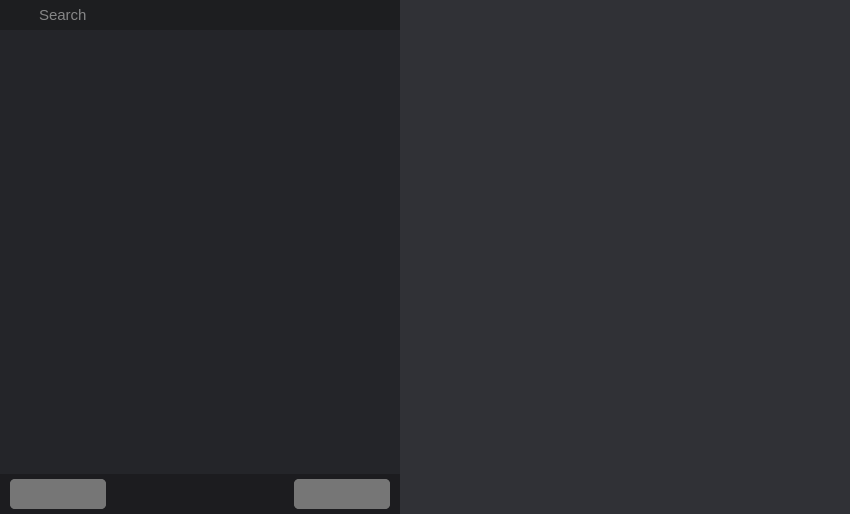
<?xml version="1.0" encoding="UTF-8"?>
<ui version="4.0">
 <class>Mods</class>
 <widget class="QWidget" name="Mods">
  <property name="geometry">
   <rect>
    <x>0</x>
    <y>0</y>
    <width>850</width>
    <height>514</height>
   </rect>
  </property>
  <property name="minimumSize">
   <size>
    <width>0</width>
    <height>0</height>
   </size>
  </property>
  <property name="windowTitle">
   <string>Form</string>
  </property>
  <property name="styleSheet">
   <string notr="true">border: none;</string>
  </property>
  <layout class="QHBoxLayout" name="horizontalLayout">
   <property name="spacing">
    <number>0</number>
   </property>
   <property name="leftMargin">
    <number>0</number>
   </property>
   <property name="topMargin">
    <number>0</number>
   </property>
   <property name="rightMargin">
    <number>0</number>
   </property>
   <property name="bottomMargin">
    <number>0</number>
   </property>
   <item>
    <widget class="QSplitter" name="splitter">
     <property name="orientation">
      <enum>Qt::Horizontal</enum>
     </property>
     <property name="opaqueResize">
      <bool>true</bool>
     </property>
     <property name="handleWidth">
      <number>0</number>
     </property>
     <property name="childrenCollapsible">
      <bool>false</bool>
     </property>
     <widget class="QFrame" name="modsList">
      <property name="minimumSize">
       <size>
        <width>200</width>
        <height>0</height>
       </size>
      </property>
      <property name="maximumSize">
       <size>
        <width>400</width>
        <height>16777215</height>
       </size>
      </property>
      <property name="styleSheet">
       <string notr="true">background-color: #242529;</string>
      </property>
      <property name="frameShape">
       <enum>QFrame::StyledPanel</enum>
      </property>
      <property name="frameShadow">
       <enum>QFrame::Raised</enum>
      </property>
      <layout class="QVBoxLayout" name="verticalLayout">
       <property name="spacing">
        <number>0</number>
       </property>
       <property name="leftMargin">
        <number>0</number>
       </property>
       <property name="topMargin">
        <number>0</number>
       </property>
       <property name="rightMargin">
        <number>0</number>
       </property>
       <property name="bottomMargin">
        <number>0</number>
       </property>
       <item alignment="Qt::AlignTop">
        <widget class="QFrame" name="searchFrame">
         <property name="minimumSize">
          <size>
           <width>0</width>
           <height>30</height>
          </size>
         </property>
         <property name="maximumSize">
          <size>
           <width>16777215</width>
           <height>30</height>
          </size>
         </property>
         <property name="cursor">
          <cursorShape>IBeamCursor</cursorShape>
         </property>
         <property name="styleSheet">
          <string notr="true">background-color: #1D1E20;</string>
         </property>
         <property name="frameShape">
          <enum>QFrame::StyledPanel</enum>
         </property>
         <property name="frameShadow">
          <enum>QFrame::Raised</enum>
         </property>
         <layout class="QHBoxLayout" name="horizontalLayout_2">
          <property name="spacing">
           <number>0</number>
          </property>
          <property name="leftMargin">
           <number>5</number>
          </property>
          <property name="topMargin">
           <number>0</number>
          </property>
          <property name="rightMargin">
           <number>5</number>
          </property>
          <property name="bottomMargin">
           <number>0</number>
          </property>
          <item>
           <widget class="QPushButton" name="searchButton">
            <property name="minimumSize">
             <size>
              <width>25</width>
              <height>0</height>
             </size>
            </property>
            <property name="text">
             <string/>
            </property>
            <property name="icon">
             <iconset resource="icons.qrc">
              <normaloff>:/icons/resources/icons/Search.png</normaloff>:/icons/resources/icons/Search.png</iconset>
            </property>
            <property name="iconSize">
             <size>
              <width>14</width>
              <height>14</height>
             </size>
            </property>
           </widget>
          </item>
          <item>
           <widget class="QLineEdit" name="searchArea">
            <property name="minimumSize">
             <size>
              <width>0</width>
              <height>0</height>
             </size>
            </property>
            <property name="maximumSize">
             <size>
              <width>16777215</width>
              <height>16777215</height>
             </size>
            </property>
            <property name="font">
             <font>
              <pointsize>11</pointsize>
             </font>
            </property>
            <property name="styleSheet">
             <string notr="true">color: #eeeeee;</string>
            </property>
            <property name="inputMask">
             <string/>
            </property>
            <property name="text">
             <string/>
            </property>
            <property name="placeholderText">
             <string>Search</string>
            </property>
           </widget>
          </item>
         </layout>
        </widget>
       </item>
       <item>
        <widget class="QFrame" name="scrollModsListFrame">
         <property name="frameShape">
          <enum>QFrame::StyledPanel</enum>
         </property>
         <property name="frameShadow">
          <enum>QFrame::Raised</enum>
         </property>
         <layout class="QVBoxLayout" name="verticalLayout_2">
          <property name="spacing">
           <number>0</number>
          </property>
          <property name="leftMargin">
           <number>0</number>
          </property>
          <property name="topMargin">
           <number>0</number>
          </property>
          <property name="rightMargin">
           <number>0</number>
          </property>
          <property name="bottomMargin">
           <number>0</number>
          </property>
          <item>
           <widget class="QScrollArea" name="scrollModsList">
            <property name="styleSheet">
             <string notr="true">QScrollBar:vertical {         
    border: none;
    background: #2B2C32;
    width: 7px;
    margin: 0 0 0 0;
    border-radius: 0px;
}
QScrollBar::handle:vertical {
    background-color: #616161;
    min-height: 30px;
    border-radius: 7px;
}
QScrollBar::handle:vertical:hover{
    background-color: #A1A1A1;
}
QScrollBar::handle:vertical:pressed {
    background-color: #717171;
}
QScrollBar::sub-line:vertical {
	border: none;
}
QScrollBar::add-line:vertical {
	border: none;
}
QScrollBar::up-arrow:vertical, QScrollBar::down-arrow:vertical {
	background: none;
}
QScrollBar::add-page:vertical, QScrollBar::sub-page:vertical {
	background: none;
}</string>
            </property>
            <property name="horizontalScrollBarPolicy">
             <enum>Qt::ScrollBarAlwaysOff</enum>
            </property>
            <property name="widgetResizable">
             <bool>true</bool>
            </property>
            <widget class="QWidget" name="scrollAreaWidgetContents_2">
             <property name="geometry">
              <rect>
               <x>0</x>
               <y>0</y>
               <width>400</width>
               <height>444</height>
              </rect>
             </property>
            </widget>
           </widget>
          </item>
         </layout>
        </widget>
       </item>
       <item>
        <widget class="QFrame" name="createModFrame">
         <property name="maximumSize">
          <size>
           <width>16777215</width>
           <height>0</height>
          </size>
         </property>
         <property name="styleSheet">
          <string notr="true">QPushButton{
color: #eeeeee;
background-color: #43C15F;
}</string>
         </property>
         <property name="frameShape">
          <enum>QFrame::StyledPanel</enum>
         </property>
         <property name="frameShadow">
          <enum>QFrame::Raised</enum>
         </property>
         <layout class="QVBoxLayout" name="verticalLayout_3">
          <property name="spacing">
           <number>0</number>
          </property>
          <property name="leftMargin">
           <number>0</number>
          </property>
          <property name="topMargin">
           <number>0</number>
          </property>
          <property name="rightMargin">
           <number>0</number>
          </property>
          <property name="bottomMargin">
           <number>0</number>
          </property>
          <item>
           <widget class="QPushButton" name="createMod">
            <property name="minimumSize">
             <size>
              <width>0</width>
              <height>30</height>
             </size>
            </property>
            <property name="cursor">
             <cursorShape>PointingHandCursor</cursorShape>
            </property>
            <property name="text">
             <string>Create mod</string>
            </property>
           </widget>
          </item>
         </layout>
        </widget>
       </item>
       <item alignment="Qt::AlignBottom">
        <widget class="QFrame" name="modsListActions">
         <property name="minimumSize">
          <size>
           <width>0</width>
           <height>40</height>
          </size>
         </property>
         <property name="maximumSize">
          <size>
           <width>16777215</width>
           <height>40</height>
          </size>
         </property>
         <property name="styleSheet">
          <string notr="true">background-color: #1C1C1F;</string>
         </property>
         <property name="frameShape">
          <enum>QFrame::StyledPanel</enum>
         </property>
         <property name="frameShadow">
          <enum>QFrame::Raised</enum>
         </property>
         <layout class="QHBoxLayout" name="horizontalLayout_3">
          <property name="spacing">
           <number>10</number>
          </property>
          <property name="leftMargin">
           <number>10</number>
          </property>
          <property name="topMargin">
           <number>5</number>
          </property>
          <property name="rightMargin">
           <number>10</number>
          </property>
          <property name="bottomMargin">
           <number>5</number>
          </property>
          <item alignment="Qt::AlignLeft">
           <widget class="QFrame" name="leftButtons">
            <property name="styleSheet">
             <string notr="true">background-color: #767676;
border-radius: 5px;</string>
            </property>
            <property name="frameShape">
             <enum>QFrame::StyledPanel</enum>
            </property>
            <property name="frameShadow">
             <enum>QFrame::Raised</enum>
            </property>
            <layout class="QHBoxLayout" name="horizontalLayout_4">
             <property name="spacing">
              <number>0</number>
             </property>
             <property name="leftMargin">
              <number>0</number>
             </property>
             <property name="topMargin">
              <number>0</number>
             </property>
             <property name="rightMargin">
              <number>0</number>
             </property>
             <property name="bottomMargin">
              <number>0</number>
             </property>
             <item>
              <widget class="QPushButton" name="deleteAllMods">
               <property name="sizePolicy">
                <sizepolicy hsizetype="Minimum" vsizetype="Minimum">
                 <horstretch>0</horstretch>
                 <verstretch>0</verstretch>
                </sizepolicy>
               </property>
               <property name="minimumSize">
                <size>
                 <width>30</width>
                 <height>30</height>
                </size>
               </property>
               <property name="cursor">
                <cursorShape>PointingHandCursor</cursorShape>
               </property>
               <property name="toolTip">
                <string>&lt;html&gt;&lt;head/&gt;&lt;body&gt;&lt;p&gt;&lt;span style=&quot; color:#eeeeee;&quot;&gt;Delete all mods&lt;/span&gt;&lt;/p&gt;&lt;/body&gt;&lt;/html&gt;</string>
               </property>
               <property name="styleSheet">
                <string notr="true"/>
               </property>
               <property name="text">
                <string/>
               </property>
               <property name="icon">
                <iconset resource="icons.qrc">
                 <normaloff>:/icons/resources/icons/UninstallAllMods.png</normaloff>:/icons/resources/icons/UninstallAllMods.png</iconset>
               </property>
              </widget>
             </item>
             <item>
              <widget class="QPushButton" name="reloadModsList">
               <property name="minimumSize">
                <size>
                 <width>30</width>
                 <height>30</height>
                </size>
               </property>
               <property name="cursor">
                <cursorShape>PointingHandCursor</cursorShape>
               </property>
               <property name="toolTip">
                <string>&lt;html&gt;&lt;head/&gt;&lt;body&gt;&lt;p&gt;&lt;span style=&quot; color:#eeeeee;&quot;&gt;Reload mods list&lt;/span&gt;&lt;/p&gt;&lt;/body&gt;&lt;/html&gt;</string>
               </property>
               <property name="text">
                <string/>
               </property>
               <property name="icon">
                <iconset resource="icons.qrc">
                 <normaloff>:/icons/resources/icons/UpdateModsTable.png</normaloff>:/icons/resources/icons/UpdateModsTable.png</iconset>
               </property>
              </widget>
             </item>
             <item>
              <widget class="QPushButton" name="installAllMods">
               <property name="minimumSize">
                <size>
                 <width>30</width>
                 <height>30</height>
                </size>
               </property>
               <property name="cursor">
                <cursorShape>PointingHandCursor</cursorShape>
               </property>
               <property name="toolTip">
                <string>&lt;html&gt;&lt;head/&gt;&lt;body&gt;&lt;p&gt;&lt;span style=&quot; color:#eeeeee;&quot;&gt;Install all mods&lt;/span&gt;&lt;/p&gt;&lt;/body&gt;&lt;/html&gt;</string>
               </property>
               <property name="text">
                <string/>
               </property>
               <property name="icon">
                <iconset resource="icons.qrc">
                 <normaloff>:/icons/resources/icons/InstallAllMods.png</normaloff>:/icons/resources/icons/InstallAllMods.png</iconset>
               </property>
              </widget>
             </item>
            </layout>
           </widget>
          </item>
          <item alignment="Qt::AlignRight">
           <widget class="QFrame" name="rightButtons">
            <property name="styleSheet">
             <string notr="true">background-color: #767676;
border-radius: 5px;</string>
            </property>
            <property name="frameShape">
             <enum>QFrame::StyledPanel</enum>
            </property>
            <property name="frameShadow">
             <enum>QFrame::Raised</enum>
            </property>
            <layout class="QHBoxLayout" name="horizontalLayout_5">
             <property name="spacing">
              <number>0</number>
             </property>
             <property name="leftMargin">
              <number>0</number>
             </property>
             <property name="topMargin">
              <number>0</number>
             </property>
             <property name="rightMargin">
              <number>0</number>
             </property>
             <property name="bottomMargin">
              <number>0</number>
             </property>
             <item>
              <widget class="QPushButton" name="modsSortButton">
               <property name="sizePolicy">
                <sizepolicy hsizetype="Minimum" vsizetype="Minimum">
                 <horstretch>0</horstretch>
                 <verstretch>0</verstretch>
                </sizepolicy>
               </property>
               <property name="minimumSize">
                <size>
                 <width>30</width>
                 <height>30</height>
                </size>
               </property>
               <property name="cursor">
                <cursorShape>PointingHandCursor</cursorShape>
               </property>
               <property name="text">
                <string/>
               </property>
               <property name="icon">
                <iconset resource="icons.qrc">
                 <normaloff>:/icons/resources/icons/SortModsList.png</normaloff>:/icons/resources/icons/SortModsList.png</iconset>
               </property>
              </widget>
             </item>
             <item>
              <widget class="QPushButton" name="reinstallAllModsButton">
               <property name="minimumSize">
                <size>
                 <width>30</width>
                 <height>30</height>
                </size>
               </property>
               <property name="cursor">
                <cursorShape>PointingHandCursor</cursorShape>
               </property>
               <property name="toolTip">
                <string>&lt;html&gt;&lt;head/&gt;&lt;body&gt;&lt;p&gt;&lt;span style=&quot; color:#eeeeee;&quot;&gt;Reinstall all mods&lt;/span&gt;&lt;/p&gt;&lt;/body&gt;&lt;/html&gt;</string>
               </property>
               <property name="text">
                <string/>
               </property>
               <property name="icon">
                <iconset resource="icons.qrc">
                 <normaloff>:/icons/resources/icons/UpdateAllMods.png</normaloff>:/icons/resources/icons/UpdateAllMods.png</iconset>
               </property>
              </widget>
             </item>
             <item>
              <widget class="QPushButton" name="openModsFolderButton">
               <property name="minimumSize">
                <size>
                 <width>30</width>
                 <height>30</height>
                </size>
               </property>
               <property name="cursor">
                <cursorShape>PointingHandCursor</cursorShape>
               </property>
               <property name="text">
                <string/>
               </property>
               <property name="icon">
                <iconset resource="icons.qrc">
                 <normaloff>:/icons/resources/icons/OpenModsFolder.png</normaloff>:/icons/resources/icons/OpenModsFolder.png</iconset>
               </property>
              </widget>
             </item>
            </layout>
           </widget>
          </item>
         </layout>
        </widget>
       </item>
      </layout>
     </widget>
     <widget class="QFrame" name="modBody">
      <property name="sizePolicy">
       <sizepolicy hsizetype="Preferred" vsizetype="Preferred">
        <horstretch>0</horstretch>
        <verstretch>0</verstretch>
       </sizepolicy>
      </property>
      <property name="minimumSize">
       <size>
        <width>0</width>
        <height>0</height>
       </size>
      </property>
      <property name="styleSheet">
       <string notr="true">QFrame{
background-color: #303136;
}</string>
      </property>
      <property name="frameShape">
       <enum>QFrame::StyledPanel</enum>
      </property>
      <property name="frameShadow">
       <enum>QFrame::Raised</enum>
      </property>
      <layout class="QVBoxLayout" name="verticalLayout_4">
       <property name="spacing">
        <number>0</number>
       </property>
       <property name="leftMargin">
        <number>0</number>
       </property>
       <property name="topMargin">
        <number>0</number>
       </property>
       <property name="rightMargin">
        <number>0</number>
       </property>
       <property name="bottomMargin">
        <number>0</number>
       </property>
       <item>
        <widget class="QScrollArea" name="scrollBody">
         <property name="styleSheet">
          <string notr="true">QScrollBar:vertical {         
    border: none;
    background: #2B2C32;
    width: 7px;
    margin: 0 0 0 0;
    border-radius: 0px;
}
QScrollBar::handle:vertical {
    background-color: #616161;
    min-height: 30px;
    border-radius: 7px;
}
QScrollBar::handle:vertical:hover{
    background-color: #A1A1A1;
}
QScrollBar::handle:vertical:pressed {
    background-color: #717171;
}
QScrollBar::sub-line:vertical {
	border: none;
}
QScrollBar::add-line:vertical {
	border: none;
}
QScrollBar::up-arrow:vertical, QScrollBar::down-arrow:vertical {
	background: none;
}
QScrollBar::add-page:vertical, QScrollBar::sub-page:vertical {
	background: none;
}</string>
         </property>
         <property name="widgetResizable">
          <bool>true</bool>
         </property>
         <widget class="QWidget" name="scrollAreaWidgetContents">
          <property name="geometry">
           <rect>
            <x>0</x>
            <y>0</y>
            <width>450</width>
            <height>514</height>
           </rect>
          </property>
         </widget>
        </widget>
       </item>
       <item>
        <widget class="QFrame" name="modsBuildActions">
         <property name="maximumSize">
          <size>
           <width>16777215</width>
           <height>0</height>
          </size>
         </property>
         <property name="frameShape">
          <enum>QFrame::StyledPanel</enum>
         </property>
         <property name="frameShadow">
          <enum>QFrame::Raised</enum>
         </property>
         <layout class="QVBoxLayout" name="verticalLayout_6"/>
        </widget>
       </item>
      </layout>
     </widget>
    </widget>
   </item>
  </layout>
 </widget>
 <resources>
  <include location="icons.qrc"/>
 </resources>
 <connections/>
</ui>
